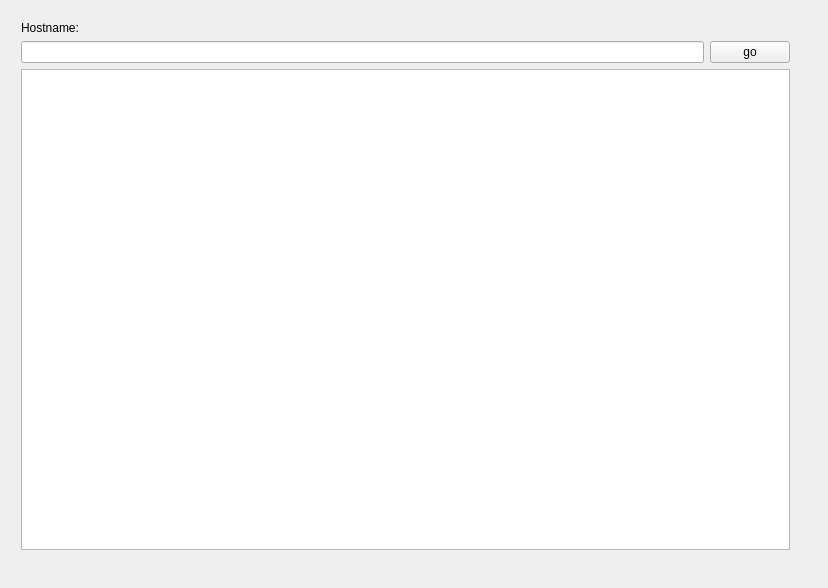
<?xml version="1.0" encoding="UTF-8"?>
<ui version="4.0">
 <class>Webclient</class>
 <widget class="QWidget" name="Webclient">
  <property name="geometry">
   <rect>
    <x>0</x>
    <y>0</y>
    <width>828</width>
    <height>588</height>
   </rect>
  </property>
  <property name="windowTitle">
   <string>Webclient</string>
  </property>
  <widget class="QWidget" name="verticalLayoutWidget">
   <property name="geometry">
    <rect>
     <x>10</x>
     <y>10</y>
     <width>791</width>
     <height>551</height>
    </rect>
   </property>
   <layout class="QVBoxLayout" name="verticalLayout">
    <item>
     <widget class="QLabel" name="label">
      <property name="text">
       <string>Hostname:</string>
      </property>
     </widget>
    </item>
    <item>
     <layout class="QHBoxLayout" name="horizontalLayout">
      <item>
       <widget class="QLineEdit" name="HostName"/>
      </item>
      <item>
       <widget class="QPushButton" name="ButtonGo">
        <property name="text">
         <string>go</string>
        </property>
       </widget>
      </item>
     </layout>
    </item>
    <item>
     <widget class="QTextBrowser" name="ResultText"/>
    </item>
   </layout>
  </widget>
 </widget>
 <layoutdefault spacing="6" margin="11"/>
 <resources/>
 <connections/>
</ui>
